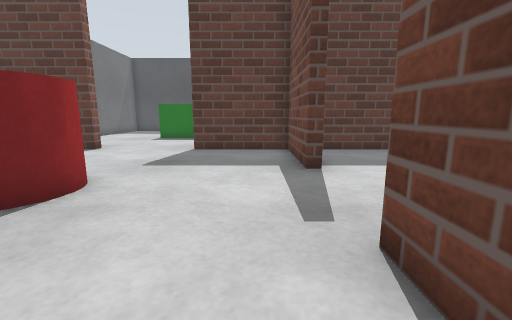
[1] (above)

19 first-person views from a walk through a Gazebo world. The camera is 0.69 m above the floor, tilts 10° down and sees 90° across. The floor is counted in squares, 0.5 m on a side. Each view is taken from the middle of a square. On the plan, view 1 faces up. The plan holds only what a view shows up to about 13 squares ahead; the rest is blank. The place goes on beyond the plan.

[2]
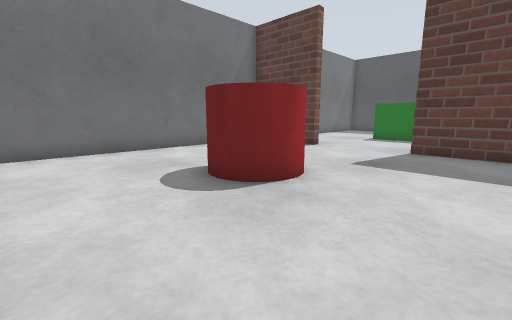

[3]
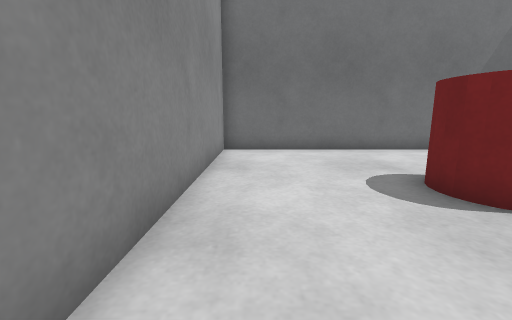

[4]
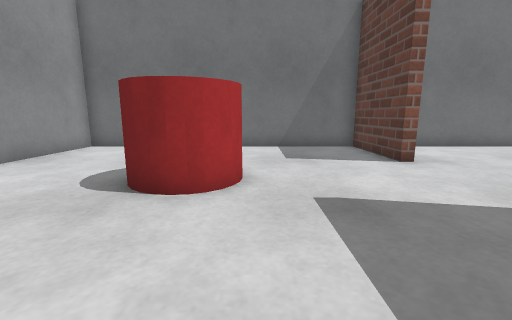

[5]
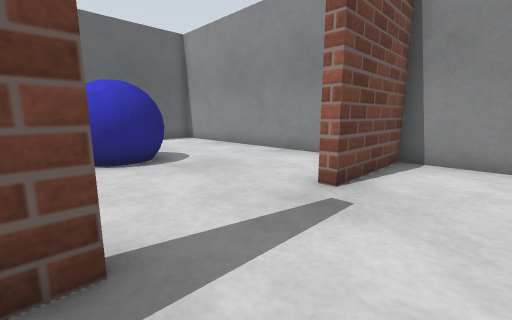

[6]
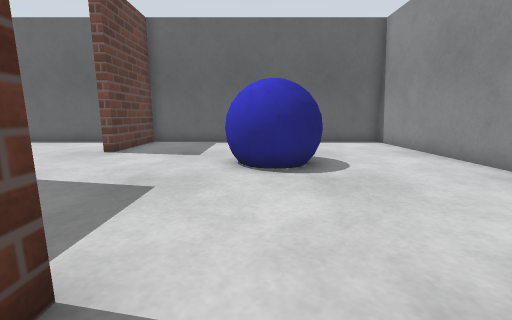

[7]
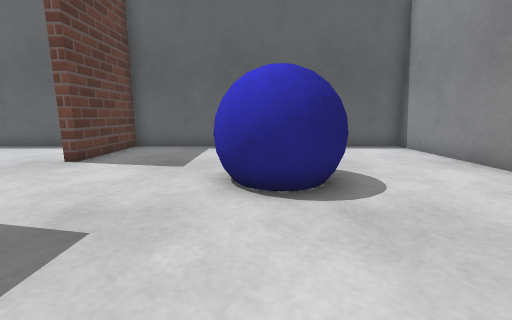

[8]
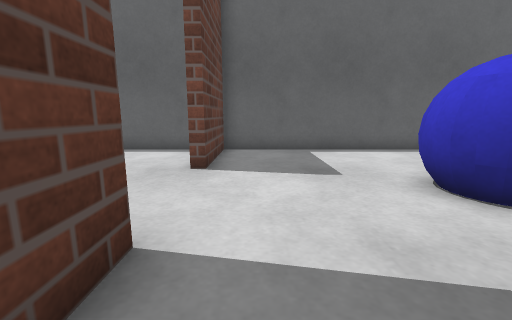

[9]
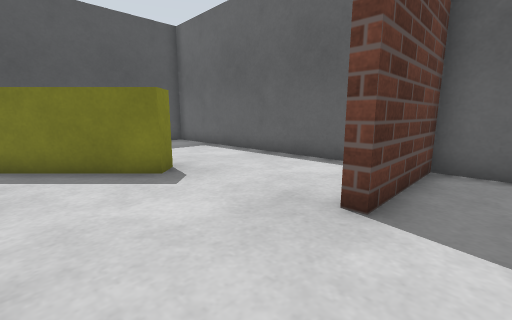

[10]
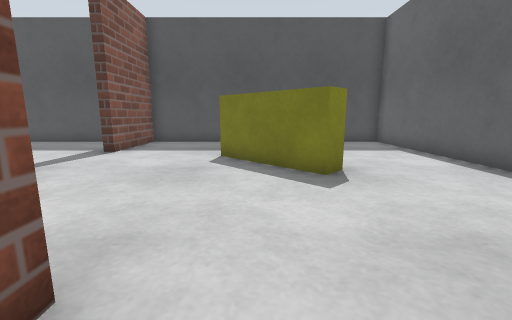

[11]
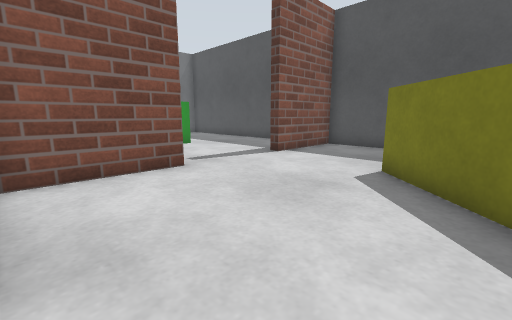

[12]
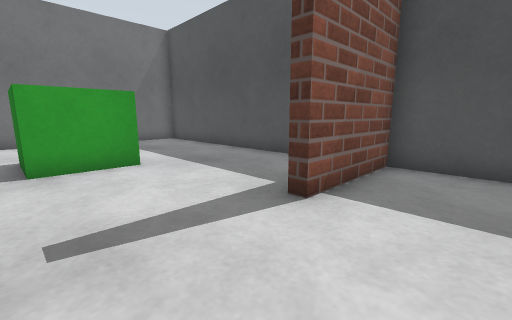

[13]
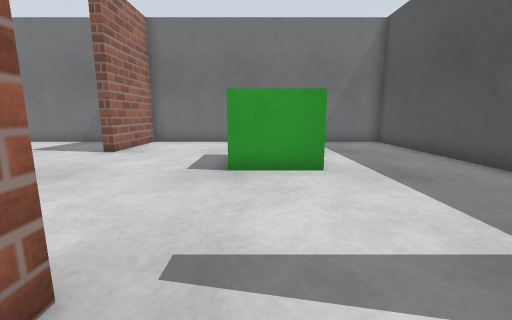

[14]
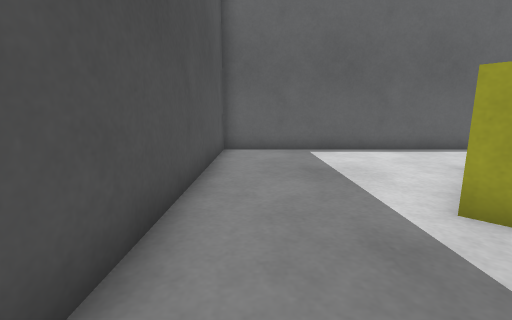

[15]
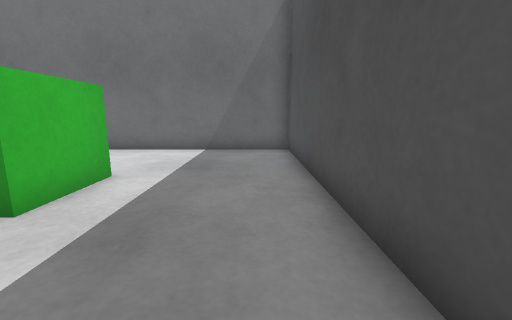

[16]
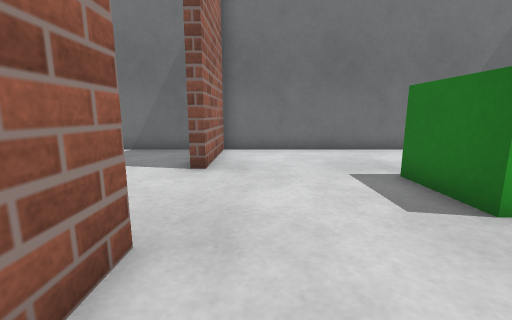

[17]
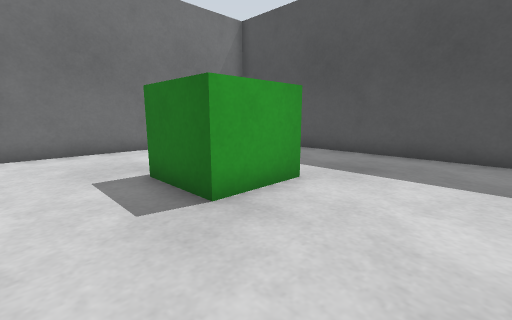

[18]
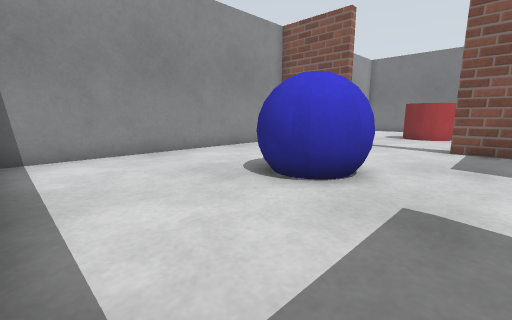

[19]
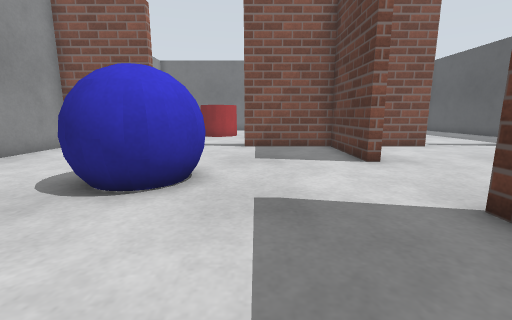

### Floor plan
Key: @ floor where view 1 was taken; # wall or solid block; . floor; C red cylinder; B blue ball; Y yellow box; G green box.
Columns run from 11 left of view 1 to 14 right of it. Each row starts with its distance up from view 1.
 23 ##########################
 22 #...........#............#
 21 #...........#............#
 20 #...........#............#
 19 #...........#............#
 18 #................Y.......#
 17 #.....GG.........YY......#
 16 #.....GG..........YY.....#
 15 #..................YY....#
 14 #...........#............#
 13 #...........#............#
 12 #...........#............#
 11 #.........  #...........
 10 #####....########....#####
  9 #...........#............#
  8 #...........#............#
  7 #...........#............#
  6 #.................BB.....#
  5 #.....CC.........BBBB....#
  4 #.....CC.........BBBB....#
  3 #.................B .....#
  2 #...........#............#
  1 #...........#............#
  0 #..........@# ...........#
 -1 #...........# ...........#
 -2 ##########################

Where each view was taken, in squares from view 1:
view 1: 0 up, 0 right, facing up
view 2: 0 up, 0 right, facing up-left
view 3: 0 up, 0 right, facing left
view 4: 6 up, 1 right, facing left
view 5: 7 up, 1 left, facing down-right
view 6: 5 up, 0 right, facing right
view 7: 5 up, 2 right, facing right
view 8: 9 up, 3 right, facing right
view 9: 9 up, 6 right, facing up-right
view 10: 9 up, 7 right, facing up
view 11: 11 up, 8 right, facing up-left
view 12: 15 up, 4 right, facing up-left
view 13: 16 up, 3 right, facing left
view 14: 21 up, 3 right, facing right
view 15: 21 up, 0 right, facing left
view 16: 12 up, 0 right, facing left
view 17: 13 up, 0 right, facing up-left
view 18: 8 up, 13 right, facing down-left
view 19: 7 up, 13 right, facing left
